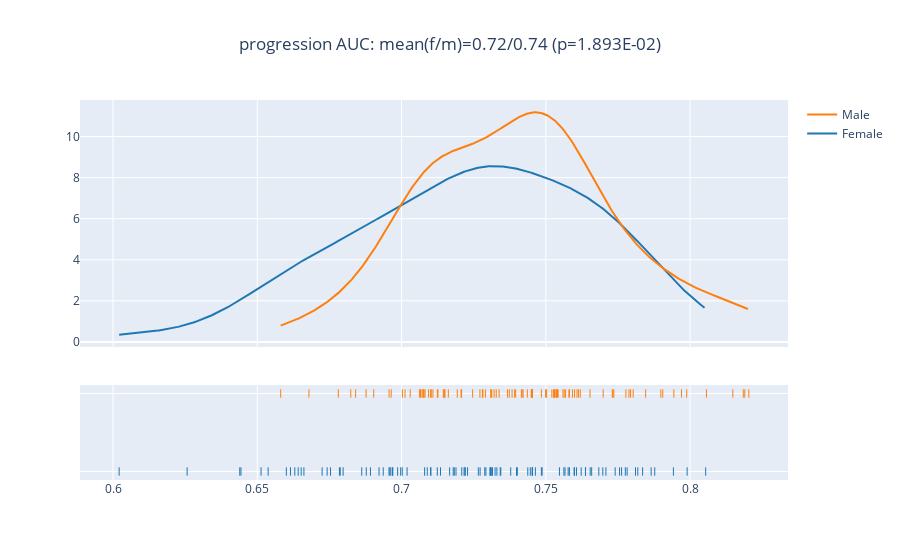
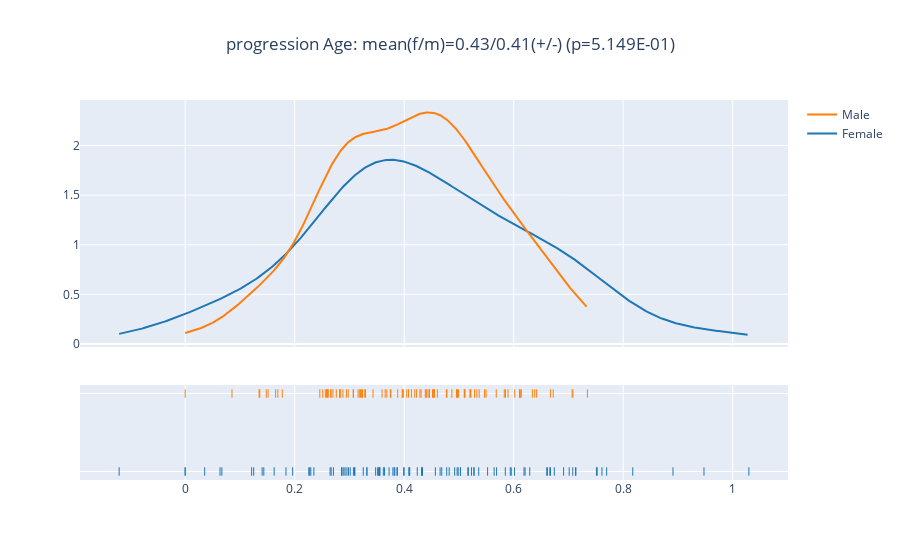

Notebook code for these charts, in order:
### Code cell
import scipy.stats as st

from collections import Counter
from scipy.stats import mannwhitneyu, sem, ttest_ind, wilcoxon
from sklearn.linear_model import LogisticRegression
from tqdm import tqdm


np.random.seed(42)

NUM_REPEATS = 100

covariates = {
    #'CN/AD': ['Age', 'FIr_corrected', 'dunedin_pace_corrected'],
    #'CN/MCI': ['Age', 'FIr_corrected', 'brainage_corrected'], 
    #'MCI/AD': ['Age', 'FIr_corrected', 'brainage_corrected'], 
    'progression': ['Age', 'FIr_corrected', 'brainage_corrected'],
    #'progression': ['Age', 'FIr_corrected', 'brainage_corrected', 'RAVLT_immediate', 'TRABSCOR', 'APOE4']
}

sex_df = pd.concat([stage_one, stage_two, test])

for target, predictors in covariates.items():
    cv_aucs = {'female': [], 'male': []}
    coefs = {'female': [], 'male': []}
    
    subset = sex_df[[target, 'Sex'] + predictors]
    subset = subset.dropna()
    subset['idx'] = np.arange(len(subset))
    
    for _ in tqdm(range(NUM_REPEATS)):
        inner_train = subset.sample(int(len(subset) * 0.8), replace=True)
        #inner_train = inner_train.sort_values([target, 'Sex', 'Age'])
        #inner_train['fold'] = np.arange(len(inner_train)) % NUM_FOLDS
        #splitter = PredefinedSplit(inner_train['fold'])
        
        inner_test = subset[~subset['idx'].isin(inner_train['idx'])]

        #model = LogisticRegressionCV(scoring='roc_auc', random_state=42, cv=splitter,
        #                         penalty='l1', solver='liblinear', n_jobs=8)

        #pipeline = make_pipeline(
        #    StandardScaler(),
        #    SimpleImputer(),
        #    model
        #)
        #pipeline.fit(inner_train[predictors], inner_train[target])
        #predictions = pipeline.predict_proba(inner_test[predictors])[:,1]
        #auc = roc_auc_score(inner_test[target], predictions)
        #cv_aucs['combined'].append(auc)
        #coefs['combined'].append(model.coef_.squeeze())
    
        for sex, label in [('female', 0), ('male', 1)]:
            sex_train = inner_train[inner_train['Sex'] == label]
            
            if len(sex_train[sex_train[target] == 1]) <= NUM_FOLDS:
                continue
                
            sex_train = sex_train.sort_values([target, 'Age'])
            sex_train['fold'] = np.arange(len(sex_train)) % NUM_FOLDS
            splitter = PredefinedSplit(sex_train['fold'])
            
            sex_test = inner_test[inner_test['Sex'] == label]
            
            if len(sex_train[target].unique()) == 1 or len(sex_test[target].unique()) == 1:
                continue
            
            sex_model = LogisticRegressionCV(scoring='roc_auc', random_state=42, cv=splitter,
                                             penalty='l1', solver='liblinear', n_jobs=8)

            sex_pipeline = make_pipeline(
                StandardScaler(),
                SimpleImputer(),
                sex_model
            )
            sex_pipeline.fit(sex_train[predictors], sex_train[target])
            sex_predictions = sex_pipeline.predict_proba(sex_test[predictors])[:,1]
            sex_auc = roc_auc_score(sex_test[target], sex_predictions)
            cv_aucs[sex].append(sex_auc)
            coefs[sex].append(sex_model.coef_.squeeze())

    print(target)
    for key in cv_aucs:
        print(f'{key}: {np.round(np.mean(cv_aucs[key]), 2)}+/-{np.round(np.std(cv_aucs[key]), 2)}')
    
    for key in coefs:
        coefs[key] = np.asarray(coefs[key])
    
    female_mean = np.mean(cv_aucs['female'])
    male_mean = np.mean(cv_aucs['male'])
    auc_p = mannwhitneyu(cv_aucs['female'], cv_aucs['male'])[1]
    auc_plot = create_distplot([cv_aucs['female'], cv_aucs['male']], ['Female', 'Male'], show_hist=False)
    auc_plot.update_layout(title={
        'x': 0.5,
        'text': f'{target} AUC: mean(f/m)={female_mean:.2f}/{male_mean:.2f} (p={auc_p:.3E})'
    })
    auc_plot.show()
    
    coef_overviews = {
        'female': {},
        'male': {}
    }
    
    coef_ps = {}
            
    for i, covariate in enumerate(covariates[target]):
        if len(np.unique(coefs['female'][:,i])) == 1 or len(np.unique(coefs['male'][:,i])) == 1:
            continue
        
        coef_p = mannwhitneyu(coefs['female'][:,i], coefs['male'][:,i])[1]  
        coef_plot = create_distplot([coefs['female'][:,i], coefs['male'][:,i]], ['Female', 'Male'], show_hist=False)

        means = {sex: np.mean(coefs[sex][:,i]) for sex in ['female', 'male']}
        intervals = {sex: st.t.interval(confidence=0.95, df=NUM_REPEATS-1, 
                                   loc=means[sex], scale=sem(coefs[sex][:,i])) \
                     for sex in means}
        
        title = f'{target} {covariate}: mean(f/m)={means["female"]:.2f}/{means["male"]:.2f}(+/-) (p={coef_p:.3E})'
        coef_plot.update_layout(title={
            'x': 0.5,
            'text': title
        })
        coef_plot.show()
        
        for sex in means:
            coef_overviews[sex][covariate] = {'mean': means[sex], 'std': sem(coefs[sex][:,i]), 
                                              'lower': intervals[sex][0], 'upper': intervals[sex][1]}
        coef_ps[covariate] = coef_p
    auc_intervals = {sex: st.t.interval(confidence=0.95, df=NUM_REPEATS-1, 
                                        loc=np.mean(cv_aucs[sex]), scale=sem(cv_aucs[sex])) \
                     for sex in cv_aucs}
    
    covariates = list(coef_overviews['female'].keys())
    data = {sex: [(f'{coef_overviews[sex][covariate]["mean"]:.2f} '
                   f'({coef_overviews[sex][covariate]["lower"]:.2f}-'
                   f'{coef_overviews[sex][covariate]["upper"]:.2f})') \
                  for covariate in covariates] \
            for sex in ['female', 'male']}
    coef_overviews = pd.DataFrame(data, index=covariates)
    overviews = pd.concat([
        pd.DataFrame({sex: [f'{np.mean(cv_aucs[sex]):.2f} '
                            f'({auc_intervals[sex][0]:.2f}-{auc_intervals[sex][1]:.2f})'] \
                      for sex in ['female', 'male']}, index=['AUC']),
        coef_overviews
    ])
    overviews['p'] = [auc_p] + [coef_ps[key] for key in overviews.index[1:]]
    print(overviews)
    """
    #print(target)
    #print(f'Mean CV AUC: {np.round(np.mean(cv_aucs['combined']), 2)}')
    #print(f'Mean {sex} CV AUC: {np.round(np.mean(sex_cv_aucs), 2)}+/-{np.round(np.std(sex_cv_aucs), 2)}')

    

    for sex, label in [('female', 0), ('male', 1)]:
        sex_idx = subset['Sex'] == label
        sex_subset = subset[sex_idx]

        sex_pipeline.fit(sex_subset[predictors], sex_subset[target])
        sex_predictions = sex_pipeline.predict(test.loc[sex_idx, predictors])
        test_sex_idx = test_subset[test_subset['Sex'] == label]
        test_subset.loc[test_sex_idx, f'{target}_predictions_{label}'] = sex_predictions
        sex_auc = roc_auc_score(test.loc[test_sex_idx, target], sex_predictions)
        print(f'{sex} AUC: {sex_auc}')
    """

### Figure 1 — Plotly figure (JSON) as saved in the notebook; plotly's stock layout.template omitted (floating-point values rounded to 4 significant figures; data arrays with more than 128 entries replaced by an {"elided": "..."} marker saying what was removed)
{"data": [{"legendgroup": "Female", "marker": {"color": "rgb(31, 119, 180)"}, "mode": "lines", "name": "Female", "showlegend": true, "type": "scatter", "x": {"elided": "500 float values"}, "xaxis": "x", "y": {"elided": "500 float values"}, "yaxis": "y"}, {"legendgroup": "Male", "marker": {"color": "rgb(255, 127, 14)"}, "mode": "lines", "name": "Male", "showlegend": true, "type": "scatter", "x": {"elided": "500 float values"}, "xaxis": "x", "y": {"elided": "500 float values"}, "yaxis": "y"}, {"legendgroup": "Female", "marker": {"color": "rgb(31, 119, 180)", "symbol": "line-ns-open"}, "mode": "markers", "name": "Female", "showlegend": false, "type": "scatter", "x": [0.6785, 0.6754, 0.7221, 0.7659, 0.7623, 0.6959, 0.6797, 0.6969, 0.7315, 0.7464, 0.6892, 0.6538, 0.76, 0.7453, 0.7124, 0.774, 0.7183, 0.8054, 0.7446, 0.7179, 0.7942, 0.7606, 0.7684, 0.6937, 0.7308, 0.7638, 0.799, 0.663, 0.7782, 0.7209, 0.7598, 0.722, 0.6257, 0.6878, 0.7217, 0.7378, 0.7401, 0.7547, 0.708, 0.7288, 0.7002, 0.7135, 0.7454, 0.7485, 0.6439, 0.7306, 0.7292, 0.7089, 0.6513, 0.7698, 0.6742, 0.7454, 0.7229, 0.7567, 0.7309, 0.7189, 0.6997, 0.7313, 0.6986, 0.6601, 0.7019, 0.7756, 0.7487, 0.7819, 0.7399, 0.7865, 0.7167, 0.6725, 0.7342, 0.7654, 0.6443, 0.6615, 0.6642, 0.7637, 0.7324, 0.7811, 0.7272, 0.7836, 0.7582, 0.7102, 0.6662, 0.733, 0.6787, 0.6922, 0.697, 0.7563, 0.6021, 0.6957, 0.6963, 0.7344, 0.6652, 0.7578, 0.7438, 0.7763, 0.7101, 0.7708, 0.7776, 0.7266, 0.7878, 0.6862], "xaxis": "x", "y": ["Female", "Female", "Female", "Female", "Female", "Female", "Female", "Female", "Female", "Female", "Female", "Female", "Female", "Female", "Female", "Female", "Female", "Female", "Female", "Female", "Female", "Female", "Female", "Female", "Female", "Female", "Female", "Female", "Female", "Female", "Female", "Female", "Female", "Female", "Female", "Female", "Female", "Female", "Female", "Female", "Female", "Female", "Female", "Female", "Female", "Female", "Female", "Female", "Female", "Female", "Female", "Female", "Female", "Female", "Female", "Female", "Female", "Female", "Female", "Female", "Female", "Female", "Female", "Female", "Female", "Female", "Female", "Female", "Female", "Female", "Female", "Female", "Female", "Female", "Female", "Female", "Female", "Female", "Female", "Female", "Female", "Female", "Female", "Female", "Female", "Female", "Female", "Female", "Female", "Female", "Female", "Female", "Female", "Female", "Female", "Female", "Female", "Female", "Female", "Female"], "yaxis": "y2"}, {"legendgroup": "Male", "marker": {"color": "rgb(255, 127, 14)", "symbol": "line-ns-open"}, "mode": "markers", "name": "Male", "showlegend": false, "type": "scatter", "x": [0.7081, 0.7151, 0.728, 0.7988, 0.773, 0.6964, 0.6957, 0.7309, 0.6581, 0.7777, 0.703, 0.7499, 0.7374, 0.7124, 0.8184, 0.7074, 0.7732, 0.7321, 0.7148, 0.7148, 0.754, 0.7564, 0.7103, 0.756, 0.7619, 0.797, 0.7109, 0.7699, 0.7392, 0.7162, 0.7003, 0.7608, 0.7126, 0.7451, 0.6679, 0.8204, 0.7062, 0.819, 0.7537, 0.7539, 0.7529, 0.7328, 0.7078, 0.7794, 0.7367, 0.7527, 0.6904, 0.7582, 0.7454, 0.7206, 0.7449, 0.7101, 0.7899, 0.7094, 0.7788, 0.7066, 0.7383, 0.7272, 0.7012, 0.7421, 0.7436, 0.7944, 0.7071, 0.6824, 0.6841, 0.7282, 0.7145, 0.7592, 0.731, 0.7291, 0.753, 0.8057, 0.7803, 0.7543, 0.7246, 0.6877, 0.7905, 0.7454, 0.7208, 0.8148, 0.7653, 0.7418, 0.7313, 0.758, 0.7415, 0.76, 0.7396, 0.7736, 0.7193, 0.7077, 0.7453, 0.7503, 0.7338, 0.7568, 0.7485, 0.7532, 0.7613, 0.7846, 0.6781, 0.7521], "xaxis": "x", "y": ["Male", "Male", "Male", "Male", "Male", "Male", "Male", "Male", "Male", "Male", "Male", "Male", "Male", "Male", "Male", "Male", "Male", "Male", "Male", "Male", "Male", "Male", "Male", "Male", "Male", "Male", "Male", "Male", "Male", "Male", "Male", "Male", "Male", "Male", "Male", "Male", "Male", "Male", "Male", "Male", "Male", "Male", "Male", "Male", "Male", "Male", "Male", "Male", "Male", "Male", "Male", "Male", "Male", "Male", "Male", "Male", "Male", "Male", "Male", "Male", "Male", "Male", "Male", "Male", "Male", "Male", "Male", "Male", "Male", "Male", "Male", "Male", "Male", "Male", "Male", "Male", "Male", "Male", "Male", "Male", "Male", "Male", "Male", "Male", "Male", "Male", "Male", "Male", "Male", "Male", "Male", "Male", "Male", "Male", "Male", "Male", "Male", "Male", "Male", "Male"], "yaxis": "y2"}], "layout": {"autosize": true, "barmode": "overlay", "hovermode": "closest", "legend": {"traceorder": "reversed"}, "title": {"text": "progression AUC: mean(f/m)=0.72/0.74 (p=1.893E-02)", "x": 0.5}, "xaxis": {"anchor": "y2", "autorange": true, "domain": [0, 1], "range": [0.5889, 0.8336], "type": "linear", "zeroline": false}, "yaxis": {"anchor": "free", "autorange": true, "domain": [0.35, 1], "position": 0, "range": [-0.2466, 11.78], "type": "linear"}, "yaxis2": {"anchor": "x", "autorange": true, "domain": [0, 0.25], "dtick": 1, "range": [-0.1818, 1.182], "showticklabels": false, "type": "category"}}}

### Figure 2 — Plotly figure (JSON) as saved in the notebook; plotly's stock layout.template omitted (floating-point values rounded to 4 significant figures; data arrays with more than 128 entries replaced by an {"elided": "..."} marker saying what was removed)
{"data": [{"legendgroup": "Female", "marker": {"color": "rgb(31, 119, 180)"}, "mode": "lines", "name": "Female", "showlegend": true, "type": "scatter", "x": {"elided": "500 float values"}, "xaxis": "x", "y": {"elided": "500 float values"}, "yaxis": "y"}, {"legendgroup": "Male", "marker": {"color": "rgb(255, 127, 14)"}, "mode": "lines", "name": "Male", "showlegend": true, "type": "scatter", "x": {"elided": "500 float values"}, "xaxis": "x", "y": {"elided": "500 float values"}, "yaxis": "y"}, {"legendgroup": "Female", "marker": {"color": "rgb(31, 119, 180)", "symbol": "line-ns-open"}, "mode": "markers", "name": "Female", "showlegend": false, "type": "scatter", "x": [0.7612, 0.8175, 0.7079, 0.5229, 0.5937, 0.6672, 0.3817, 0.6616, 0.3317, 0.6014, 0.713, 0.2897, 0.4328, 0.3547, 0.5172, 0.3991, 0.4777, 0.1405, 0.03562, 0.8909, 0.1841, 0.2646, 0.06366, 0.3829, 0.3868, 0.6912, 0.1963, 0.5273, 0.3724, 0.6208, 0.3014, 0.3099, 0.7698, 0.5847, 0.332, 0.2707, 0.6742, 0.5029, 0.7524, 0.4101, 0.4316, 0.3876, 0.5163, 0.292, 0.4239, 0.5523, 0.4922, 0.5361, 0.3556, 0.1436, 0.9475, 0.3619, 0.3094, 0.3515, 0.1625, 0.5275, 0.3553, 0.2866, 0.3999, 0.6604, 0.4822, 0.3073, 0.1252, 0.2294, 0.2258, 0.2982, 0.7135, 0.5955, 0.3794, 0.3253, 0.666, 0, 0.4091, 0.3532, 0.7014, 0.235, 0.4686, 0.4569, 0.3642, 0.5643, 0.7511, 0.5027, 0.2954, 0.3479, 1.029, 0.06693, 0, 0.5687, 0.4088, 0.6293, -0.1206, 0.2275, 0.1213, 0.4656, 0.4967, 0.6189, 0.2666, 0.4334, 0.2855, 0.4986], "xaxis": "x", "y": ["Female", "Female", "Female", "Female", "Female", "Female", "Female", "Female", "Female", "Female", "Female", "Female", "Female", "Female", "Female", "Female", "Female", "Female", "Female", "Female", "Female", "Female", "Female", "Female", "Female", "Female", "Female", "Female", "Female", "Female", "Female", "Female", "Female", "Female", "Female", "Female", "Female", "Female", "Female", "Female", "Female", "Female", "Female", "Female", "Female", "Female", "Female", "Female", "Female", "Female", "Female", "Female", "Female", "Female", "Female", "Female", "Female", "Female", "Female", "Female", "Female", "Female", "Female", "Female", "Female", "Female", "Female", "Female", "Female", "Female", "Female", "Female", "Female", "Female", "Female", "Female", "Female", "Female", "Female", "Female", "Female", "Female", "Female", "Female", "Female", "Female", "Female", "Female", "Female", "Female", "Female", "Female", "Female", "Female", "Female", "Female", "Female", "Female", "Female", "Female"], "yaxis": "y2"}, {"legendgroup": "Male", "marker": {"color": "rgb(255, 127, 14)", "symbol": "line-ns-open"}, "mode": "markers", "name": "Male", "showlegend": false, "type": "scatter", "x": [0.3158, 0.6105, 0.6019, 0.2512, 0.4458, 0.537, 0.3203, 0.5216, 0.7346, 0.282, 0.4528, 0.6671, 0.4518, 0.08548, 0.3758, 0.6342, 0.4226, 0.477, 0.4606, 0.5111, 0.5681, 0.2597, 0.4975, 0.3882, 0.1774, 0.3431, 0.3225, 0.3295, 0.5467, 0.6112, 0.5496, 0.2977, 0.4552, 0.4994, 0.3595, 0.2823, 0.3966, 0.2658, 0.2611, 0.4871, 0.3983, 0.4308, 0.6722, 0.284, 0.7067, 0.4386, 0.4456, 0.51, 0.4287, 0.4192, 0.4048, 0.4132, 0.1651, 0.2665, 0.3068, 0.446, 0.256, 0.6137, 0.6384, 0.4079, 0.5896, 0.4966, 0.7082, 0.2882, 0.3683, 0.1514, 0.5327, 0.6131, 0.4781, 0.4955, 0.5285, 0.3236, 0.4541, 0.5098, 0.3074, 0.1692, 0.3234, 0.276, 0.5828, 0.3967, 0.5214, 0.3746, 0.5851, 0.1363, 0.1481, 0.2698, 0.2607, 0.258, 0.135, 0, 0.2459, 0.52, 0.2945, 0.328, 0.3653, 0.3187, 0.6419, 0.4402, 0.4417, 0.4549], "xaxis": "x", "y": ["Male", "Male", "Male", "Male", "Male", "Male", "Male", "Male", "Male", "Male", "Male", "Male", "Male", "Male", "Male", "Male", "Male", "Male", "Male", "Male", "Male", "Male", "Male", "Male", "Male", "Male", "Male", "Male", "Male", "Male", "Male", "Male", "Male", "Male", "Male", "Male", "Male", "Male", "Male", "Male", "Male", "Male", "Male", "Male", "Male", "Male", "Male", "Male", "Male", "Male", "Male", "Male", "Male", "Male", "Male", "Male", "Male", "Male", "Male", "Male", "Male", "Male", "Male", "Male", "Male", "Male", "Male", "Male", "Male", "Male", "Male", "Male", "Male", "Male", "Male", "Male", "Male", "Male", "Male", "Male", "Male", "Male", "Male", "Male", "Male", "Male", "Male", "Male", "Male", "Male", "Male", "Male", "Male", "Male", "Male", "Male", "Male", "Male", "Male", "Male"], "yaxis": "y2"}], "layout": {"autosize": true, "barmode": "overlay", "hovermode": "closest", "legend": {"traceorder": "reversed"}, "title": {"text": "progression Age: mean(f/m)=0.43/0.41(+/-) (p=5.149E-01)", "x": 0.5}, "xaxis": {"anchor": "y2", "autorange": true, "domain": [0, 1], "range": [-0.1904, 1.099], "type": "linear", "zeroline": false}, "yaxis": {"anchor": "free", "autorange": true, "domain": [0.35, 1], "position": 0, "range": [-0.03049, 2.458], "type": "linear"}, "yaxis2": {"anchor": "x", "autorange": true, "domain": [0, 0.25], "dtick": 1, "range": [-0.1818, 1.182], "showticklabels": false, "type": "category"}}}
